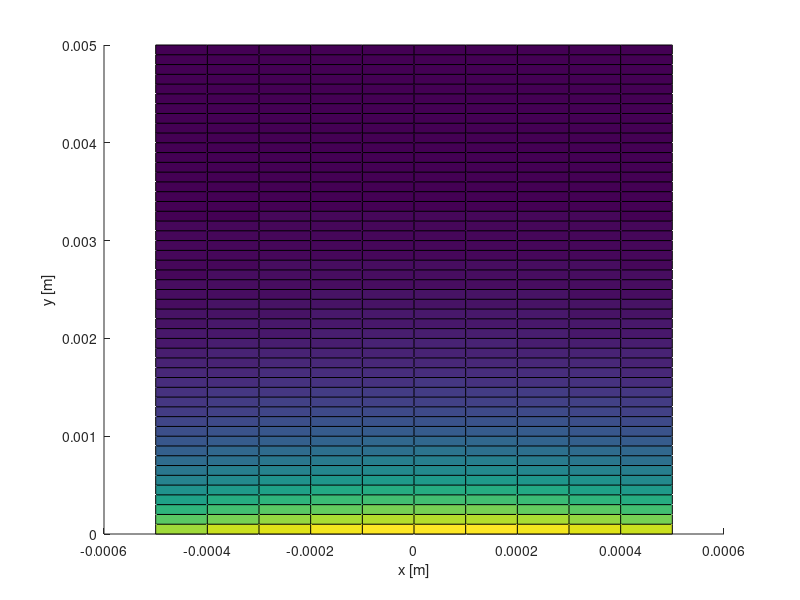

MATLAB code for this plot:
% Bestimme Naeherungsloesung fuer zweidimensionale, stationaere Waermeleitungsgleichung mittels FD-Verfahren
% d^2 T(x,y) / dx^2 + d^2 T(x,y) / dy^2 = 0
% mit -a/2 <= x <= a/2, 0 <= y <= b

%% HAUPTFUNKTION
% =========================================================================
function Waermeleitung()

% Wechseln zwischen Randbedingungen:
% Dirichlet (aufgabe=1) oder Neumann/Robin (aufgabe=2)
aufgabe = 2;

% Loesung des resultierenden LGS:
% Backslash-Operator (jacobi=false) oder Jacobi-Verfahren (jacobi=true)
jacobi = false;

% Rechengebiet
a = 0.001;
b = 0.005;

% Dirichlet-Randbedingung
T_A = 303.15;
T_B = 333.15;
% Neumann-Randbedingung
q_B    = 25000;
lambda = 0.1;
% Robin-Randbedingung
alpha = 80;
T_inf = 293.15;

% Diskretisierung
M = 11;
N = 51;

% Rechengitter
dx = a/(M-1);
dy = b/(N-1);


% Systemmatrix und Vektor der rechten Seite
A = zeros(M*N, M*N);
r = zeros(M*N,1);

% -------------------------------------------------------------------------
for j=1:N
  for i=1:M
    % Differenzenstern: Index-Mapping (i,j) -> k
    ij   =  M*(j-1)+i;% (i,j)
    im1j =  ij-1;% (i-1,j)
    ip1j =  ij+1;% (i+1,j)
    ijm1 =  ij-M;% (i,j-1)
    ijp1 =  ij+M;% (i,j+1)
    
    if (1<i)&&(i<M) && (1<j)&&(j<N)  % innere Punkte
      % innere Punkte
      A(ij,ij)   = -2*(1/dx^2+1/dy^2);
      A(ij,im1j) = 1/dx^2;
      A(ij,ip1j) = 1/dx^2;
      A(ij,ijm1) = 1/dy^2;
      A(ij,ijp1) = 1/dy^2;
    
    else  % Randpunkte
      
      if aufgabe==1 % .....................................................
        if (j==1)       % unterer Rand: Dirichlet
            
            A(ij,ij) = 1;
            r(ij)    = T_B;
        elseif (j==N)   % oberer Rand: Dirichlet
            
            A(ij,ij) = 1;
            r(ij)    = T_A;
        elseif (i==1)   % linker Rand: Dirichlet
           
            A(ij,ij) = 1;
            r(ij)    = T_A;
        elseif (i==M)   % rechter Rand: Dirichlet
           
            A(ij,ij) = 1;
            r(ij)    = T_A;
        end
        
      elseif aufgabe==2 % .................................................
        if (j==1)       % unterer Rand: Neumann
       
            A(ij,ij) = -1/dy;
            A(ij,ijp1) = 1/dy;
            r(ij) = -q_B/lambda;

        elseif (j==N)   % oberer Rand: Robin  

            A(ij,ij) = (1+alpha*dy/lambda)/dy;
            A(ij,ijm1) = -1/dy;
            r(ij) = alpha/lambda *T_inf;

        elseif (i==1)   % linker Rand: Robin

           A(ij,ij) = -(1+alpha*dx/lambda)/dx;
           A(ij,ip1j) = 1/dx;
           r(ij) = -alpha/lambda *T_inf;

        elseif (i==M)   % rechter Rand: Robin
    
           A(ij,ij) = (1+alpha*dx/lambda)/dx;
           A(ij,im1j) = -1/dx;
           r(ij) = alpha/lambda *T_inf;

        end
        
      end % ...............................................................
    
    end % innere Punkte / Raender
  end % j
end % i
% -------------------------------------------------------------------------

% Loesung des resultierenden LGS
if jacobi
  T = Jacobi(A,r);
else
  T = A\r;
end

% Umkehrung des Index-Mapping k -> (i,j)
x     = linspace(-a/2,a/2,M);
y     = linspace(0,b,N);
[X,Y] = meshgrid(x,y);
T_mat = reshape(T,[M,N])';

% numerische Loesung plotten
figure(),hold on
surf(X,Y,T_mat)
xlabel('x [m]')
ylabel('y [m]')
zlabel('T [K]')

% Ausgabe gefragte Temperaturen
T(6)

end


%% UNTERFUNKTIONEN
% =========================================================================

% Jacobi-Verfahren zur Loesung von A x = r
% -------------------------------------------------------------------------
function [x_out] = Jacobi(A,rhs)
  % Ueberpruefung Input-Argumente
  if size(A,1)~=size(A,2)
    error('Matrix M muss symmetrisch sein')
  else
    MN  = size(A,1);
    xp  = zeros(size(rhs)); % alte Iterierte x^(p)
    xpp = xp;               % neue Iterierte x^(p+1)
  end
  
  % Parameter definieren
  eps_max   = 10^(-4);% Toleranz Residuum
  iter_max  = 500;% maximale Anzahl Iterationen
  iter      = 0;% Iterationsindex

  % Iterationsschleife bis Abbruchbedingung erfuellt
  while 1
    % Bestimmung von neuer Iterierten .....................................
    for l=1:MN
      sum1=0;
      for k=1:(l-1)
          sum1=sum1+A(l,k)*xp(k);
      end
      sum2=0;
      for k=(l+1):MN
          sum2=sum2+A(l,k)*xp(k);
      end

      xpp(l) = (rhs(l) - sum1 - sum2)/A(l,l);
     
    end % .................................................................
    % Residuum
    eps = max(abs(xpp-xp));
    % Inkrementierung
    xp = xpp;
    iter = iter+1;
    % Abbruchkriterium
    if (iter>=iter_max) || (eps<=eps_max)
      break;
    end
  end
  
  % Ausgabe
  x_out = xpp;
  if iter==iter_max
    fprintf('Residuum = %.4E - nach %d Iterationen abgebrochen\n', eps, iter);
  else
    fprintf('Residuum < %1.0E in %d Iterationen erreicht\n', eps, iter);
  end
end


% exakte Loesung Aufgabe 1
% -------------------------------------------------------------------------
function [out] = T_exakt(x,y,a,b,T_A,T_B)
  if size(x)~=size(y)
    error('x und y muessen selbe Groesse haben!')
  else
    Theta = zeros(size(x));
    x_tilde = x / (0.5*a);
    y_tilde = y / (0.5*a);
    b_tilde = b / (0.5*a);
  end
  % Entdimensionalisierung
  Theta_B = (T_B-T_A)/T_A;
  N_inf   = 20;
  % Reihenloesung
  for n = 1:N_inf
    lambda_n = (2*n-1)/2*pi;
    C_n      = Theta_B/lambda_n*2*sin(lambda_n);
    Theta    = Theta + C_n * cos(lambda_n*x_tilde) .* (cosh(lambda_n*y_tilde) - 1/tanh(lambda_n*b_tilde)*sinh(lambda_n*y_tilde));
  end
  % Redimensionalisierung
  out = T_A*(Theta+1);
end